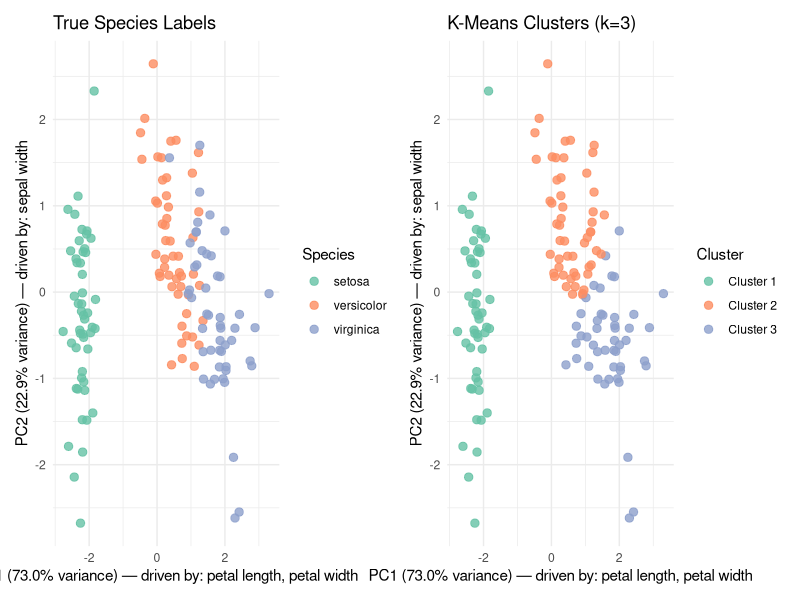

The R source for this figure:
# Script 01: K-Means Clustering on PCA Projection
# Purpose: Perform PCA on the iris dataset, run k-means (k=3), and visualize true species labels vs. cluster assignments side by side.

if (!require("ggplot2")) install.packages("ggplot2", repos = "https://cloud.r-project.org")
if (!require("patchwork")) install.packages("patchwork", repos = "https://cloud.r-project.org")
library(ggplot2)
library(patchwork)

if (!dir.exists("output")) dir.create("output")

# PCA (Principal Component Analysis) reduces the 4 original measurements into new
# composite axes that capture the most variation in the data. PC1 captures the most
# variation, PC2 the second most. The axis labels below show which original features
# drive each component.

# Helper: construct an informative PCA axis label from loadings (top 1-2 features, capped at 2)
make_pca_label <- function(pca_result, pc_index, variance_pct) {
  loadings <- abs(pca_result$rotation[, pc_index])
  feature_names <- rownames(pca_result$rotation)
  sorted_idx <- order(loadings, decreasing = TRUE)
  top_val <- loadings[sorted_idx[1]]
  included <- feature_names[sorted_idx[1]]
  if (length(sorted_idx) > 1 && loadings[sorted_idx[2]] >= 0.70 * top_val) {
    included <- c(included, feature_names[sorted_idx[2]])
  }
  pretty <- gsub("\\.", " ", tolower(included))
  sprintf("PC%d (%.1f%% variance) \u2014 driven by: %s",
          pc_index, variance_pct[pc_index], paste(pretty, collapse = ", "))
}

data(iris)
iris_scaled <- scale(iris[, 1:4])

pca_result <- prcomp(iris_scaled, center = FALSE, scale. = FALSE)
variance_pct <- pca_result$sdev^2 / sum(pca_result$sdev^2) * 100

x_label <- make_pca_label(pca_result, 1, variance_pct)
y_label <- make_pca_label(pca_result, 2, variance_pct)

pca_df <- data.frame(
  PC1 = pca_result$x[, 1],
  PC2 = pca_result$x[, 2],
  Species = iris$Species
)

set.seed(42)
kmeans_result <- kmeans(iris_scaled, centers = 3, nstart = 25)
pca_df$Cluster <- factor(kmeans_result$cluster)

plot_species <- ggplot(pca_df, aes(x = PC1, y = PC2, color = Species)) +
  geom_point(size = 2.5, alpha = 0.8) +
  scale_color_brewer(palette = "Set2") +
  labs(title = "True Species Labels", x = x_label, y = y_label) +
  theme_minimal()

plot_clusters <- ggplot(pca_df, aes(x = PC1, y = PC2, color = Cluster)) +
  geom_point(size = 2.5, alpha = 0.8) +
  scale_color_brewer(palette = "Set2", labels = c("Cluster 1", "Cluster 2", "Cluster 3")) +
  labs(title = "K-Means Clusters (k=3)", x = x_label, y = y_label, color = "Cluster") +
  theme_minimal()

combined_plot <- plot_species + plot_clusters

ggsave("output/kmeans_pca_scatter.png", combined_plot,
       width = 1600 / 150, height = 800 / 150, dpi = 150)

cat("Plot saved to output/kmeans_pca_scatter.png\n")
